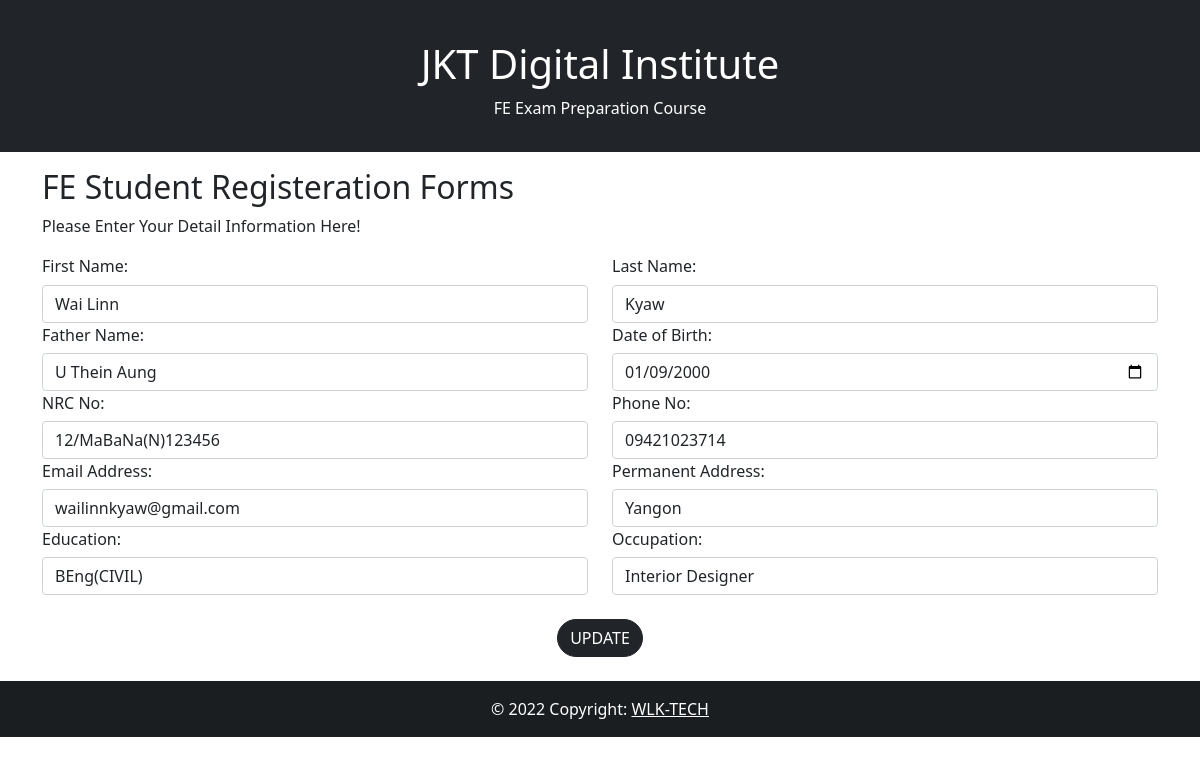
The app's page /list/update/1 with its own data.
### polls/models.py (models this page shows)
class Polls(models.Model):
  firstname = models.CharField(max_length=255)
  lastname = models.CharField(max_length=255)
  fathername = models.CharField(max_length=255)
  dateofbirth = models.CharField(max_length=255)
  nrcno = models.CharField(max_length=255)
  contactno = models.CharField(max_length=255)
  email = models.CharField(max_length=255)
  pAddress = models.CharField(max_length=255)
  edu = models.CharField(max_length=255)
  job = models.CharField(max_length=255)

### polls/views.py (the view)
# urls.py: path('list/update/<int:id>', views.update, name='update'),
def update(request, id):
  mypoll = Polls.objects.get(id=id)
  template = loader.get_template('update.html')
  context = {
    'mypoll': mypoll,
  }
  return HttpResponse(template.render(context, request))

### polls/templates/update.html (shortened to what this page needs)
<!DOCTYPE html>
<html lang="en">
<head>
    {% load static %}
      <link href="https://cdn.jsdelivr.net/npm/bootstrap@5.1.3/dist/css/bootstrap.min.css" rel="stylesheet">
      <link rel="stylesheet" type="text/css" href="{% static 'bootstrap.min.css' %}">
      <link rel="stylesheet" type="text/css" href="{% static 'bootstrap.bundle.min' %}">
</head>
<body>
{% block content %}
    <div class="container-fluid p-3 bg-dark text-white text-center">
        <h1>JKT Digital Institute</h1>
        <p>FE Exam Preparation Course</p>
      </div>
      <div class="container mt-3">
        <h2 class="">FE Student Registeration Forms</h2>
        <p>Please Enter Your Detail Information Here!</p>
        <form action="updaterecord/{{ mypoll.id }}" method="post">
          <div class="row">
            <div class="col">
              <label for=""><h6>First Name: </h6></label>
              <input type="text" class="form-control" placeholder="Enter First Name:" name="first" value="{{ mypoll.firstname }}">
            </div>
            <div class="col">
              <label for=""><h6>Last Name: </h6></label>
              <input type="text"  class="form-control" placeholder="Enter Last Name:" name="last1" value="{{ mypoll.lastname }}">
            </div>
          </div>
          <div class="row">
            <div class="col">
              <label for=""><h6>Father Name: </h6></label>
              <input type="text" class="form-control" placeholder="Enter Father Name:" name="father" value="{{ mypoll.fathername }}">
            </div>
            <div class="col">
              <label for=""><h6>Date of Birth: </h6></label>
              <input type="date" class="form-control" placeholder="Name" name="dob" value="{{ mypoll.dateofbirth }}">
            </div>
          </div>
          <div class="row">
            <div class="col">
              <label for=""><h6>NRC No: </h6></label>
              <input type="text" class="form-control" placeholder="Enter Your NRC No:" name="nrc" value="{{ mypoll.nrcno }}">
            </div>
            <div class="col">
              <label for=""><h6>Phone No: </h6></label>
              <input type="text" class="form-control" placeholder="Enter Your Phone Number: " name="contact" value="{{ mypoll.contactno }}">
            </div>
          </div>
          <div class="row">
            <div class="col">
              <label for=""><h6>Email Address: </h6></label>
              <input type="email" class="form-control" placeholder="Enter Your Email:" name="email" value="{{ mypoll.email }}">
            </div>
            <div class="col">
              <label for=""><h6>Permanent Address: </h6></label>
              <input type="text" class="form-control" placeholder="Enter Your Address:" name="address" value="{{ mypoll.pAddress }}">
            </div>
          </div>
          <div class="row">
            <div class="col">
              <label for=""><h6>Education: </h6></label>
              <input type="text" class="form-control" placeholder="Enter Your Education Level: " name="edu" value="{{ mypoll.edu }}">
            </div>
            <div class="col">
              <label for=""><h6>Occupation: </h6></label>
              <input type="text" class="form-control" placeholder="Enter Your Work: " name="job" value="{{ mypoll.job }}">
            </div>
          </div>
          <div class="row">
              <input class="btn btn-dark text-white mt-4 mb-4" type="submit" value="UPDATE">
          </div>
        </form>
      </div>
      <footer class="bg-dark text-center text-white">
        <div class="text-center p-3" style="background-color: rgba(0, 0, 0, 0.2);">
          © 2022 Copyright:
          <a class="text-white" href="https://wlktech.github.io/">WLK-TECH</a>
        </div>
      </footer>
{% endblock %}
</body>
</html>

### polls/templates/update.html (style rules this page uses)
.btn { width: auto; margin: auto; border-radius: 20px; }

### records on screen
Polls: first "Wai Linn", last1 "Kyaw", father "U Thein Aung", dob "01/09/2000", nrc "12/MaBaNa(N)123456", contact "09421023714", email "wailinnkyaw@gmail.com", address "Yangon", edu "BEng(CIVIL)", job "Interior Designer"
